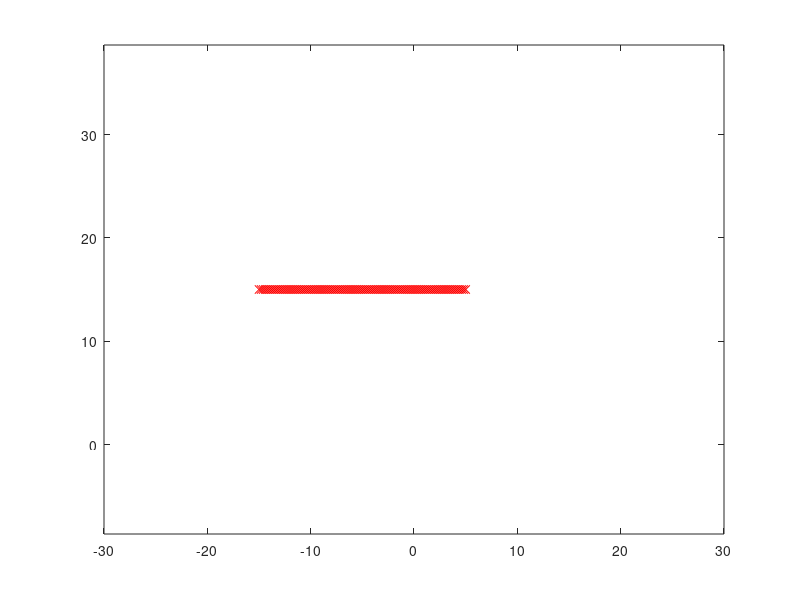

The MATLAB script that drew this image: (Note: this script raises an error after producing the figure.)
% This program simulates multiple agents interacting with each other and
% the environment. The agents have inidivual behaviour designed to 
% a) Move towards a goal.
% b) Avoid obstacles in the way.
% c) Interact with other agents so as to move in a group but also not
% collide with each other.

% Clear and close everything
clc; close all; clear all;

%% Define some parameters
% Agent parameters
numberOfAgents = 10; % How many Agents exist?

agentLength = 1; % The length (head to tail) of each Agents in m. Used only for plotting.
arrowheadSize = 10; % Size of arrowheads on plotted agents, in pixels.

% Radii for the agents
avoidDistance = 1; % Agents within this distance of each other will repel each other.
alignDistance = 10; % Agents within this distance of each other will align with each other.
attractDistance = 10; % Agents within this distance of each other will attract each other.

% Agent dynamics
turnRate = 2; % units of radians per second. speed limit

% Simulation parameters
totalSimulationTime = 200; % How long does the simulation run?
stepTime = 0.1; % Step time for each loop of the simulation

% What are the initial states of the agents?
initialPositionX = zeros(numberOfAgents, 1); %0.2*(1:1:numberOfAgents)';
initialPositionY = 0.5*(1:1:numberOfAgents)'; %zeros(numberOfAgents, 1);
initialSpeed = 1*ones(numberOfAgents, 1); % m/s
initialOrientation = zeros(numberOfAgents, 1); % radians

%% Set up some weights for the agents
agentWeights.Destination = zeros(numberOfAgents, 1);
agentWeights.Avoidance = zeros(numberOfAgents, 1);
agentWeights.Attraction = zeros(numberOfAgents, 1);
agentWeights.Alignment = zeros(numberOfAgents, 1);
agentWeights.Obstacle = zeros(numberOfAgents, 1);

% How many agents know the destination?
fractionInformed = 1;
informedAgents = round(fractionInformed*numberOfAgents);
listOfInformedAgents = randsample(numberOfAgents, informedAgents);
listOfUninformedAgents = setdiff(1:numberOfAgents, listOfInformedAgents)';
agentWeights.Destination(listOfInformedAgents) = 1;

% How much do agents care about social behavior (alignment, attraction,
% avoidance)
agentWeights.Avoidance(:) = 1;
agentWeights.Attraction(:) = 1;
agentWeights.Alignment(:) = 10;

% How much do agents care about obstacle avoidance?
agentWeights.Obstacle(:) = 1;

%% Define some environment variables
% What is the area where the agents can roam?
limitsX = [-30, 30];
limitsY = [-30, 30];

% Global attractors
goalLocations = [-20, 20];

% Obstacle parameters
groupDiameter = numberOfAgents*avoidDistance;
obstacleSpacing = avoidDistance/5; % Distance between two points on the obstacle

% Make some obstacles
wallObstacleA.Y = []; %  10:avoidDistance/5:15;
wallObstacleA.X = []; % -15*ones(length(wallObstacleA.Y),1);

wallObstacleB.X = -15:obstacleSpacing:(-15 + 2*groupDiameter);
wallObstacleB.Y = 15*ones(length(wallObstacleB.X),1);

obstacleLocations = [wallObstacleA.X(:), wallObstacleA.Y(:);
                     wallObstacleB.X(:), wallObstacleB.Y(:)];
                 
% Plot the obstacle
figure(11)
plot(wallObstacleB.X, wallObstacleB.Y, 'rx')
xlim(limitsX);
xlim(limitsY);

axis 'equal'

%% Set simulation parameters and initialize variables
% Collect all the initial states together
initialStates = [initialPositionX; initialPositionY; initialSpeed; initialOrientation];

% Collect all the parameters
params.numberOfAgents = numberOfAgents;
params.avoidDistance = avoidDistance;
params.alignDistance = alignDistance;
params.attractDistance = attractDistance;

params.turnRate = turnRate;
params.stepTime = stepTime;

params.agentWeights = agentWeights;
params.waterSourceLocations = goalLocations;
params.obstacleLocations = obstacleLocations;

% Variable initialization
destinationReached = 0; % Flag for reaching the destination

startTime = 0;
statesList = initialStates;
timeList = startTime;

destination = goalLocations(1,:);
destinationList = goalLocations;

numberOfBouts = 0;

%% Run the simulation
while timeList(end) < totalSimulationTime
    timeList(end+1) =  timeList(end) + stepTime;
    
    % What is the current state?
    statesNow = statesList(:,end);
    
    % What can we change for the agents?
    actionInput.desiredSpeed = statesNow(2*numberOfAgents + 1: 3*numberOfAgents);
    actionInput.desiredOrientation = statesNow(3*numberOfAgents + 1: end);
    
    % Run perception and decision  steps for each agent
    for currAgent = 1:numberOfAgents
        % run the perception step and update decision input
        decisionInput = agentPerception(currAgent, statesNow, params);    
    
        % run the decision step and update action input
        actionInput = agentDecision(currAgent, params, decisionInput, actionInput);
    end
  
    % run the action step for all the agents and update the state list
    statesNow = agentAction(statesNow, params, actionInput);  
    
    % add on the states
    statesList = [statesList, statesNow];
    
    % check if destination has been reached
    meanAgentX = mean(statesNow(1:numberOfAgents));
    meanAgentY = mean(statesNow(numberOfAgents + 1: 2*numberOfAgents));
    
    distanceToGoal = sqrt((meanAgentX -  destination(1)).^2 + (meanAgentY - destination(2)).^2);
    
    if min(distanceToGoal) < 5
        destinationReached = 1;
        goalReachTime = timeList(end);
        
        display(['Reached destination at time t = ', num2str(goalReachTime)]);
        break
    end    
end

%% Unpack output states
agentsXOut = statesList(1:numberOfAgents,:)';
agentsYOut = statesList(numberOfAgents + 1: 2*numberOfAgents,:)';
agentsSpeedOut = statesList(2*numberOfAgents + 1: 3*numberOfAgents,:)';
agentsOrientationOut = statesList(3*numberOfAgents + 1 :end,:)';

%% Plot and output some data
figure(1)
plot(agentsXOut, agentsYOut);
hold on
plot(obstacleLocations(:,1), obstacleLocations(:,2), 'rx','MarkerFaceColor','r') 
plot(destinationList(:,1), destinationList(:,2), 'ko','MarkerFaceColor','k') 
plot(goalLocations(:,1), goalLocations(:,2), 'bo','MarkerFaceColor','b') 
hold off

xlabel('Agent x position')
ylabel('Agent y position')
title('Agent world')

axis equal
axisLimits.X = get(gca, 'xlim');
axisLimits.Y = get(gca, 'ylim');

%% Animate the motion
figure(2)

% How large do we want each agent to be
semiAgentSize = agentLength/2;

warning('off','arrow:warnlimits')

for currTimeIndex = 1:10:length(timeList)
    plot(obstacleLocations(:,1), obstacleLocations(:,2), 'rx','MarkerFaceColor','r') 
      hold on
    plot(destinationList(:,1), destinationList(:,2), 'ko','MarkerFaceColor','k') 
    plot(goalLocations(:,1), goalLocations(:,2), 'bo','MarkerFaceColor','b') 

    xlabel('Agents x position')
    ylabel('Agents y position')

    title('Agent home')
    axis equal    
    xlim(axisLimits.X)
    ylim(axisLimits.Y)
      
    % draw regular agents
    if ~isempty(listOfUninformedAgents)
        arrow([agentsXOut(currTimeIndex,listOfUninformedAgents) - semiAgentSize*cos(agentsOrientationOut(currTimeIndex,listOfUninformedAgents));...
               agentsYOut(currTimeIndex,listOfUninformedAgents) - semiAgentSize*sin(agentsOrientationOut(currTimeIndex,listOfUninformedAgents))]',...
              [agentsXOut(currTimeIndex,listOfUninformedAgents) + semiAgentSize*cos(agentsOrientationOut(currTimeIndex,listOfUninformedAgents));...
               agentsYOut(currTimeIndex,listOfUninformedAgents) + semiAgentSize*sin(agentsOrientationOut(currTimeIndex,listOfUninformedAgents))]',...
              arrowheadSize);
    end
    % draw leader agents
    if ~isempty(listOfInformedAgents)
        arrow([agentsXOut(currTimeIndex,listOfInformedAgents) - semiAgentSize*cos(agentsOrientationOut(currTimeIndex,listOfInformedAgents));...
               agentsYOut(currTimeIndex,listOfInformedAgents) - semiAgentSize*sin(agentsOrientationOut(currTimeIndex,listOfInformedAgents))]',...
              [agentsXOut(currTimeIndex,listOfInformedAgents) + semiAgentSize*cos(agentsOrientationOut(currTimeIndex,listOfInformedAgents));...
               agentsYOut(currTimeIndex,listOfInformedAgents) + semiAgentSize*sin(agentsOrientationOut(currTimeIndex,listOfInformedAgents))]',...
              arrowheadSize, 'color', 'r');
    end
    
    hold off
    pause(0.01);
end
